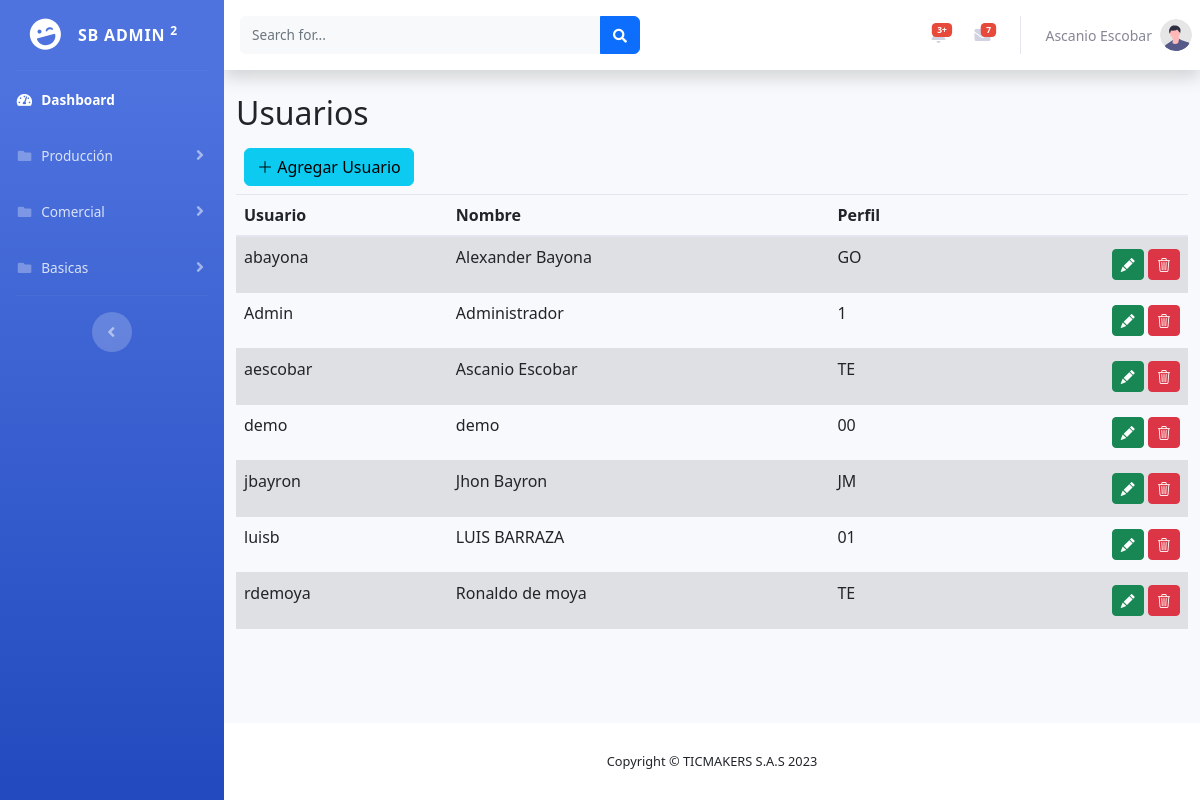
/Basicas/Usuarios/Vista/index.php (signed in), run on the app's committed database.
### tables this page shows
CREATE TABLE `usuarios` (
  `user_id` varchar(8) NOT NULL,
  `user_nombre` varchar(50) NOT NULL,
  `perfil` varchar(2) NOT NULL,
  `clave` varchar(6) NOT NULL,
  `empleado` varchar(20) NOT NULL
);

### conexion.php (called while the page is built)
<?php
class conexion{
    private $servidor = "localhost";
    private $usuario = "root";
    private $db = "imprime_data";
    private $password = "";
    public function __construct(){
        try {
            $conexion=new PDO("mysql:host={$this->servidor};dbname={$this->db}",$this->usuario,$this->password);
            $conexion->setAttribute(PDO::ATTR_ERRMODE, PDO::ERRMODE_EXCEPTION);
            return $conexion;
        } catch (PDOException $error) {
            echo "Error" .$error->getMessage();
        }
    }
}
?>

### Basicas/Usuarios/Modelo/usuarios.php (called while the page is built, shortened)
<?php
require_once("../../../conexion.php");
class usuarios extends conexion{
    public function __construct(){
        $this->conexion=parent::__construct();
    }
    public function get(){
        $rows=null;
        $statement=$this->conexion->prepare("SELECT * FROM usuarios");
        $statement->execute();
        while($result=$statement->fetch()){
            $rows[]=$result;
        }
        return $rows;
    }
}
?>

### Basicas/Usuarios/Vista/index.php (the view, shortened to what this page needs)
<?php
    require_once('../Modelo/usuarios.php');
    $modeloUsuario= new usuarios();
    $usuarios = $modeloUsuario->get();
    if (isset($_SESSION['Nombre'])){
?>
<!DOCTYPE html>
<html lang="en">
<head>
    <?php
        require_once("../../../General/Scripts/links.php");
    ?>
</head>
<body id="page-top">
    <div id="wrapper">
        <?php require_once('../../../General/Nav/sidebar.php'); ?>
        <div id="content-wrapper" class="d-flex flex-column">
            <div id="content">
                <?php require_once('../../../General/Nav/topbar.php'); ?>
                <div class="container-fluid">
                    <h2>Usuarios</h2>
                    <div class="col p-2">
                        <a href="javascript:void(0);" onclick="modalAgregar('Usuario')" ><button type="button" class="btn btn-info" title="Añadir"><i class="bi bi-plus-lg"></i> Agregar Usuario </button></a>
                    </div>
                    <div class="table-responsive">
                        <table class="table table-striped table-hover">
                            <thead>
                                <tr>
                                    <th scope="col">Usuario</th>
                                    <th scope="col">Nombre</th>
                                    <th scope="col">Perfil</th>
                                    <th scope="col"></th>
                                </tr>
                            </thead>
                            <tbody>
                            <?php
                                if($usuarios != null){
                                    foreach($usuarios as $usuario){
                            ?>
                                <tr>
                                    <td><?php echo $usuario['user_id']; ?></td>
                                    <td><?php echo $usuario['user_nombre']; ?></td>
                                    <td><?php echo $usuario['perfil']; ?></td>
                                    <td style="text-align:right;">
                                        <a href="javascript:void(0);" onclick="modalEditarUsuario('<?php echo $usuario['user_id']; ?>')"><button type="button" class="btn btn-sm btn-success my-1" title="Editar"><i class="bi bi-pencil-fill"></i> </button></a>
                                        <a href="javascript:void(0);" onclick="modalEliminar('<?php echo $usuario['user_id']; ?>')"><button type="button" class="btn btn-sm btn-danger" title="Eliminar"><i class="bi bi-trash3"></i> </button></a>
                                    </td>
                                </tr>
                            <?php
                                    }
                                }
                            ?>
                            </tbody>
                        </table>
                    </div>
                </div>
            </div>
                <?php require_once('../../../General/Nav/footer.php'); ?>
        </div>
    </div>
</body>
</html>
<?php } else{
    header('Location: ../../../index.php');
} ?>

### data on the page
usuarios: user_id "abayona", user_nombre "Alexander Bayona", perfil "GO"
usuarios: user_id "Admin", user_nombre "Administrador", perfil "1"
usuarios: user_id "aescobar", user_nombre "Ascanio Escobar", perfil "TE"
usuarios: user_id "demo", user_nombre "demo", perfil "00"
usuarios: user_id "jbayron", user_nombre "Jhon Bayron", perfil "JM"
usuarios: user_id "luisb", user_nombre "LUIS BARRAZA", perfil "01"
usuarios: user_id "rdemoya", user_nombre "Ronaldo de moya", perfil "TE"

### other printed values
$_SESSION['Nombre'] "Ascanio Escobar"
